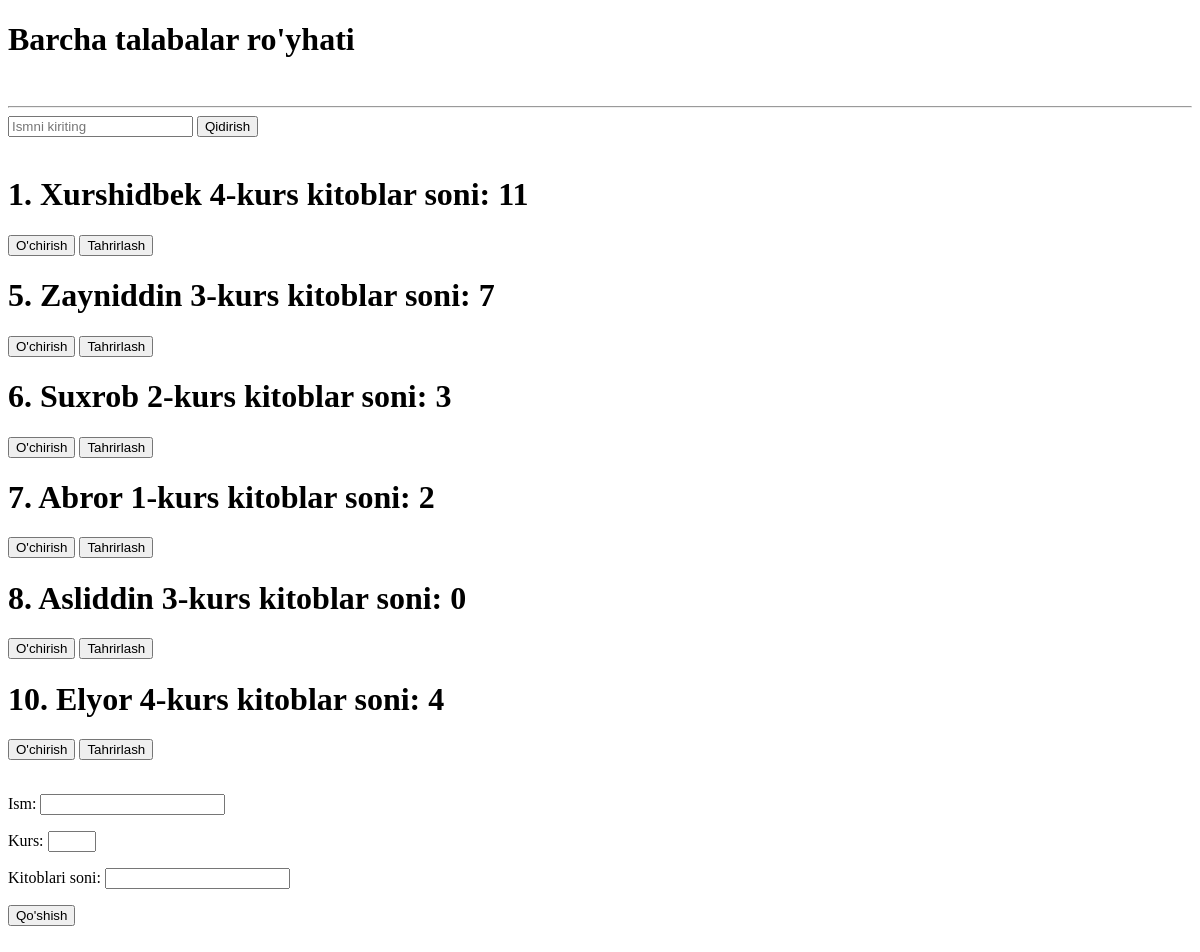
/talabalar/, run on an earlier commit of the app's database.
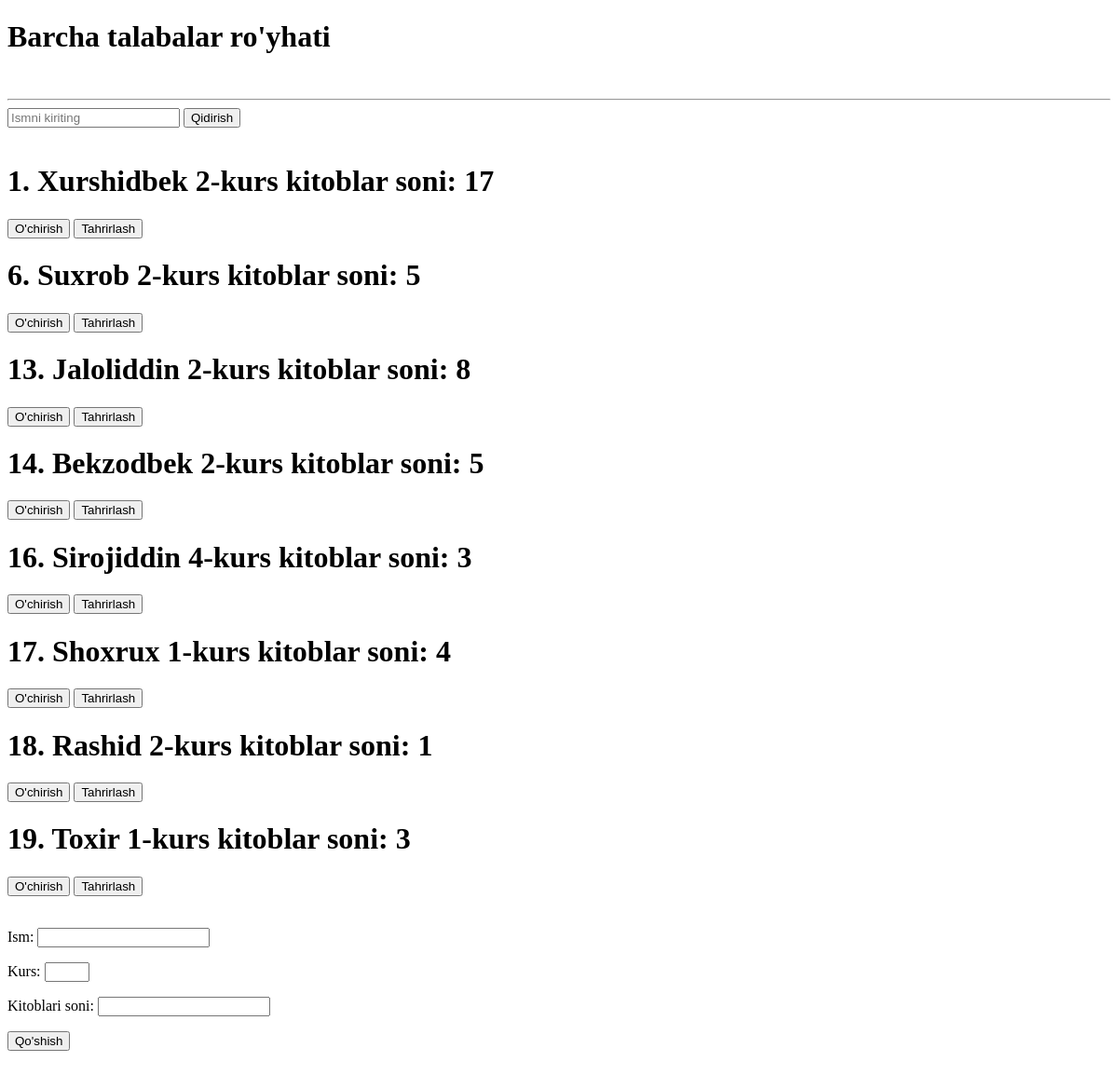
And on a later commit of the database.
### kutubxonaapp/models.py (models this page shows, shortened)
class Talaba(models.Model):
    ism=models.CharField(max_length=45)
    kurs=models.PositiveSmallIntegerField()
    kitob_soni=models.PositiveSmallIntegerField(default=0)

### kutubxonaapp/views.py (the view, shortened to what this page needs)
# urls.py: path('talabalar/', talabalar),
def talabalar(request):
    soz=request.GET.get("qidirish_sozi")
    natija=Talaba.objects.all()
    if soz:
        natija=natija.filter(ism__contains=soz)
    content = {
        "talabalar": natija,
        "forma": TalabaForm()
    }
    return render(request, "mashq_uchun/Talabalar.html", content)

### kutubxonaapp/forms.py
class TalabaForm(forms.Form):
    i=forms.CharField(label="Ism")
    k=forms.IntegerField(label="Kurs", max_value=7,min_value=1)
    k_s=forms.IntegerField(label="Kitoblari soni")

### templates/mashq_uchun/Talabalar.html (shortened to what this page needs)
<!DOCTYPE html>
<html lang="en">
<head>
</head>
<body>
<h1>Barcha talabalar ro'yhati</h1>
  <br>
  <hr>
     <form method="get">
      <input type="text" placeholder="Ismni kiriting" name="qidirish_sozi">
      <button>Qidirish</button>
  </form>
  {%for talaba in talabalar %}
  <br>
  <h1>{{talaba.id}}. {{talaba.ism}} {{talaba.kurs}}-kurs kitoblar soni: {{talaba.kitob_soni}}</h1>
    <a href="/talaba_ochir/{{talaba.id}}"><button>O'chirish</button></a>
    <a href="/talaba_edit/{{talaba.id}}"><button>Tahrirlash</button></a>
  {% endfor %}
<br>
<br>
<form method="post">{% csrf_token %}
    {{ forma.as_p}}
    <button>Qo'shish</button>
</form>
<br>
</body>
</html>

What changed in the data, as far as the page shows it:
removed Talaba: id "5", ism "Zayniddin", kurs "3", kitob_soni "7"
removed Talaba: id "7", ism "Abror", kurs "1", kitob_soni "2"
removed Talaba: id "8", ism "Asliddin", kurs "3", kitob_soni "0"
removed Talaba: id "10", ism "Elyor", kurs "4", kitob_soni "4"
changed Talaba "Xurshidbek": kurs "4" → "2"; kitob_soni "11" → "17"
changed Talaba "Suxrob": kitob_soni "3" → "5"
added Talaba: id "13", ism "Jaloliddin", kurs "2", kitob_soni "8"
added Talaba: id "14", ism "Bekzodbek", kurs "2", kitob_soni "5"
added Talaba: id "16", ism "Sirojiddin", kurs "4", kitob_soni "3"
added Talaba: id "17", ism "Shoxrux", kurs "1", kitob_soni "4"
added Talaba: id "18", ism "Rashid", kurs "2", kitob_soni "1"
added Talaba: id "19", ism "Toxir", kurs "1", kitob_soni "3"
